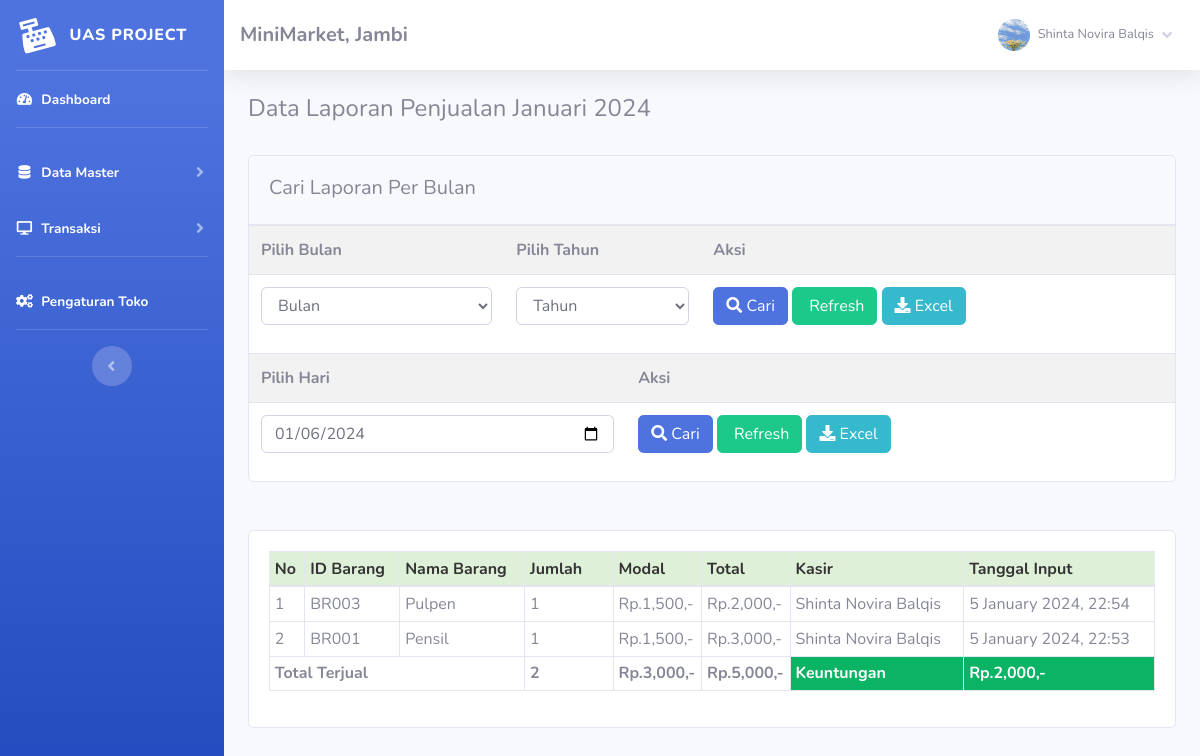
The app's page /index.php?page=laporan (signed in) with its own data.
### tables this page shows
CREATE TABLE `toko` (
  `id_toko` int(11) NOT NULL,
  `nama_toko` varchar(255) NOT NULL,
  `alamat_toko` text NOT NULL,
  `tlp` varchar(255) NOT NULL,
  `nama_pemilik` varchar(255) NOT NULL
);

CREATE TABLE `member` (
  `id_member` int(11) NOT NULL,
  `nm_member` varchar(255) NOT NULL,
  `alamat_member` text NOT NULL,
  `telepon` varchar(255) NOT NULL,
  `email` varchar(255) NOT NULL,
  `gambar` text NOT NULL,
  `NIK` text NOT NULL
);

CREATE TABLE `nota` (
  `id_nota` int(11) NOT NULL,
  `id_barang` varchar(255) NOT NULL,
  `id_member` int(11) NOT NULL,
  `jumlah` varchar(255) NOT NULL,
  `total` varchar(255) NOT NULL,
  `tanggal_input` varchar(255) NOT NULL,
  `periode` varchar(255) DEFAULT NULL
);

CREATE TABLE `barang` (
  `id` int(11) NOT NULL,
  `id_barang` varchar(255) NOT NULL,
  `id_kategori` int(11) NOT NULL,
  `nama_barang` text NOT NULL,
  `merk` varchar(255) NOT NULL,
  `harga_beli` varchar(255) NOT NULL,
  `harga_jual` varchar(255) NOT NULL,
  `satuan_barang` varchar(255) NOT NULL,
  `stok` text NOT NULL,
  `tgl_input` varchar(255) NOT NULL,
  `tgl_update` varchar(255) DEFAULT NULL
);

### admin/module/laporan/index.php (the view, shortened to what this page needs)
 <?php
	$bulan_tes =array(
		'01'=>"Januari",
		'02'=>"Februari",
		'03'=>"Maret",
		'04'=>"April",
		'05'=>"Mei",
		'06'=>"Juni",
		'07'=>"Juli",
		'08'=>"Agustus",
		'09'=>"September",
		'10'=>"Oktober",
		'11'=>"November",
		'12'=>"Desember"
	);
?>
<div class="row">
	<div class="col-md-12">
		<h4>
			<?php if(!empty($_GET['cari'])){ ?>
			Data Laporan Penjualan <?= $bulan_tes[$_POST['bln']];?> <?= $_POST['thn'];?>
			<?php }elseif(!empty($_GET['hari'])){?>
			Data Laporan Penjualan <?= $_POST['hari'];?>
			<?php }else{?>
			Data Laporan Penjualan <?= $bulan_tes[date('m')];?> <?= date('Y');?>
			<?php }?>
		</h4>
		<br />
		<div class="card">
			<div class="card-header">
				<h5 class="card-title mt-2">Cari Laporan Per Bulan</h5>
			</div>
			<div class="card-body p-0">
				<form method="post" action="index.php?page=laporan&cari=ok">
					<table class="table table-striped">
						<tr>
							<th>
								Pilih Bulan
							</th>
							<th>
								Pilih Tahun
							</th>
							<th>
								Aksi
							</th>
						</tr>
						<tr>
							<td>
								<select name="bln" class="form-control">
									<option selected="selected">Bulan</option>
								</select>
							</td>
							<td>
							<?php
								echo "<select name='thn' class='form-control'>";
								echo '
								<option selected="selected">Tahun</option>';
								echo "</select>";
							?>
							</td>
							<td>
								<button class="btn btn-primary">
									<i class="fa fa-search"></i> Cari
								</button>
								<a href="index.php?page=laporan" class="btn btn-success">
									<i class="fa fa-refresh"></i> Refresh</a>
								<?php if(!empty($_GET['cari'])){?>
								<a href="excel.php?cari=yes&bln=<?=$_POST['bln'];?>&thn=<?=$_POST['thn'];?>"
									class="btn btn-info"><i class="fa fa-download"></i>
									Excel</a>
								<?php }else{?>
								<a href="excel.php" class="btn btn-info"><i class="fa fa-download"></i>
									Excel</a>
								<?php }?>
							</td>
						</tr>
					</table>
				</form>
				<form method="post" action="index.php?page=laporan&hari=cek">
					<table class="table table-striped">
						<tr>
							<th>
								Pilih Hari
							</th>
							<th>
								Aksi
							</th>
						</tr>
						<tr>
							<td>
								<input type="date" value="<?= date('Y-m-d');?>" class="form-control" name="hari">
							</td>
							<td>
								<button class="btn btn-primary">
									<i class="fa fa-search"></i> Cari
								</button>
								<a href="index.php?page=laporan" class="btn btn-success">
									<i class="fa fa-refresh"></i> Refresh</a>
								<?php if(!empty($_GET['hari'])){?>
								<a href="excel.php?hari=cek&tgl=<?= $_POST['hari'];?>" class="btn btn-info"><i
										class="fa fa-download"></i>
									Excel</a>
								<?php }else{?>
								<a href="excel.php" class="btn btn-info"><i class="fa fa-download"></i>
									Excel</a>
								<?php }?>
							</td>
						</tr>
					</table>
				</form>
			</div>
		</div>
         <br />
         <br />
		<div class="card">
			<div class="card-body">
				<div class="table-responsive">
					<table class="table table-bordered w-100 table-sm" id="example1">
						<thead>
							<tr style="background:#DFF0D8;color:#333;">
								<th> No</th>
								<th> ID Barang</th>
								<th> Nama Barang</th>
								<th style="width:10%;"> Jumlah</th>
								<th style="width:10%;"> Modal</th>
								<th style="width:10%;"> Total</th>
								<th> Kasir</th>
								<th> Tanggal Input</th>
							</tr>
						</thead>
						<tbody>
							<?php
								$no=1;
								if(!empty($_GET['cari'])){
									$periode = $_POST['bln'].'-'.$_POST['thn'];
									$no=1;
									$jumlah = 0;
									$bayar = 0;
									$hasil = $lihat -> periode_jual($periode);
								}elseif(!empty($_GET['hari'])){
									$hari = $_POST['hari'];
									$no=1;
									$jumlah = 0;
									$bayar = 0;
									$hasil = $lihat -> hari_jual($hari);
								}else{
									$hasil = $lihat -> jual();
								}
							?>
							<?php
								$bayar = 0;
								$jumlah = 0;
								$modal = 0;
								foreach($hasil as $isi){
									$bayar += $isi['total'];
									$modal += $isi['harga_beli']* $isi['jumlah'];
									$jumlah += $isi['jumlah'];
							?>
							<tr>
								<td><?php echo $no;?></td>
								<td><?php echo $isi['id_barang'];?></td>
								<td><?php echo $isi['nama_barang'];?></td>
								<td><?php echo $isi['jumlah'];?> </td>
								<td>Rp.<?php echo number_format($isi['harga_beli']* $isi['jumlah']);?>,-</td>
								<td>Rp.<?php echo number_format($isi['total']);?>,-</td>
								<td><?php echo $isi['nm_member'];?></td>
								<td><?php echo $isi['tanggal_input'];?></td>
							</tr>
							<?php $no++; }?>
						</tbody>
						<tfoot>
							<tr>
								<th colspan="3">Total Terjual</td>
								<th><?php echo $jumlah;?></td>
								<th>Rp.<?php echo number_format($modal);?>,-</th>
								<th>Rp.<?php echo number_format($bayar);?>,-</th>
								<th style="background:#0bb365;color:#fff;">Keuntungan</th>
								<th style="background:#0bb365;color:#fff;">
									Rp.<?php echo number_format($bayar-$modal);?>,-</th>
							</tr>
						</tfoot>
					</table>
				</div>
			</div>
		</div>
     </div>
 </div>

### index.php (shortened to what this page needs)
<?php
	if(!empty($_SESSION['admin'])){
		require 'config.php';
		$lihat = new view($config);
		$toko = $lihat -> toko();
			include 'admin/template/header.php';
			include 'admin/template/sidebar.php';
				if(!empty($_GET['page'])){
					include 'admin/module/'.$_GET['page'].'/index.php';
				}else{
					include 'admin/template/home.php';
				}
	}else{
		echo '<script>window.location="login.php";</script>';
		exit;
	}
?>

### admin/template/sidebar.php (shortened to what this page needs)
<?php
    $id = $_SESSION['admin']['id_member'];
    $hasil_profil = $lihat -> member_edit($id);
?>
<ul class="navbar-nav bg-gradient-primary sidebar sidebar-dark accordion" id="accordionSidebar">
    <a class="sidebar-brand d-flex align-items-center justify-content-center" href="index.php">
        <div class="sidebar-brand-icon rotate-n-15">
            <i class="fas fa-cash-register"></i>
        </div>
        <div class="sidebar-brand-text mx-3">UAS PROJECT<sup></sup></div>
    </a>
    <hr class="sidebar-divider my-0">
    <li class="nav-item active">
        <a class="nav-link" href="index.php">
            <i class="fas fa-fw fa-tachometer-alt"></i>
            <span>Dashboard</span></a>
    </li>
    <hr class="sidebar-divider">
    <li class="nav-item active">
        <a class="nav-link collapsed" href="#" data-toggle="collapse" data-target="#collapseTwo" aria-expanded="true"
            aria-controls="collapseTwo">
            <i class="fas fa-fw fa-database"></i>
            <span>Data Master</span>
        </a>
    </li>
    <li class="nav-item active">
        <a class="nav-link collapsed" href="#" data-toggle="collapse" data-target="#collapse3" aria-expanded="true"
            aria-controls="collapse3">
            <i class="fas fa-fw fa-desktop"></i>
            <span>Transaksi</span>
        </a>
    </li>
    <hr class="sidebar-divider">
    <li class="nav-item active">
        <a class="nav-link" href="index.php?page=pengaturan">
            <i class="fas fa-fw fa-cogs"></i>
            <span>Pengaturan Toko</span></a>
    </li>
    <hr class="sidebar-divider d-none d-md-block">
    <div class="text-center d-none d-md-inline">
        <button class="rounded-circle border-0" id="sidebarToggle"></button>
    </div>
</ul>
<div id="content-wrapper" class="d-flex flex-column">
    <div id="content">
        <nav class="navbar navbar-expand navbar-light bg-white topbar mb-4 static-top shadow">
            <h5 class="d-lg-block d-none mt-2"><b><?php echo $toko['nama_toko'];?>, <?php echo $toko['alamat_toko'];?></b></h5>
            <ul class="navbar-nav ml-auto">
                <li class="nav-item dropdown no-arrow">
                    <a class="nav-link dropdown-toggle" href="#" id="userDropdown" role="button" data-toggle="dropdown"
                        aria-haspopup="true" aria-expanded="false">
                        <img class="img-profile rounded-circle"
                            src="assets/img/user/<?php echo $hasil_profil['gambar'];?>">
                        <span
                            class="mr-2 d-none d-lg-inline text-gray-600 small ml-2"><?php echo $hasil_profil['nm_member'];?></span>
                        <i class="fas fa-angle-down"></i>
                    </a>
                </li>
            </ul>
        </nav>
        <div class="container-fluid">

### records on screen
toko: nama_toko "MiniMarket", alamat_toko "Jambi"
nota: barang.id_barang "BR003", barang.nama_barang "Pulpen", jumlah "1", $isi['harga_beli']*$isi['jumlah'] "1,500", total "2,000", id_member.nm_member "Shinta Novira Balqis", tanggal_input "5 January 2024, 22:54"
nota: barang.id_barang "BR001", barang.nama_barang "Pensil", jumlah "1", $isi['harga_beli']*$isi['jumlah'] "1,500", total "3,000", id_member.nm_member "Shinta Novira Balqis", tanggal_input "5 January 2024, 22:53"

### other values on screen
$hasil_profil['nm_member'] "Shinta Novira Balqis"
$jumlah "2"
$modal "3,000"
$bayar "5,000"
$bayar-$modal "2,000"
